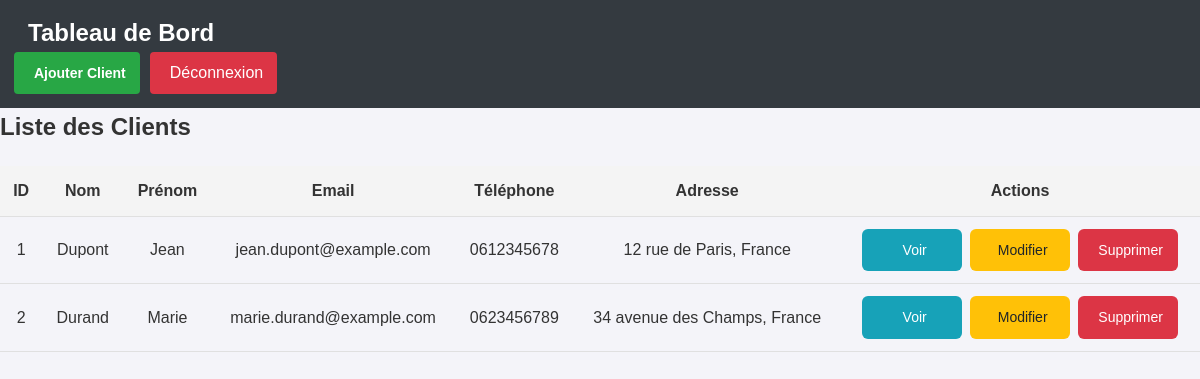
The app's page /index.php (signed in) with its own data.
### tables this page shows
CREATE TABLE IF NOT EXISTS client (
    id INT AUTO_INCREMENT PRIMARY KEY,
    nom VARCHAR(100) NOT NULL,
    prenom VARCHAR(100) NOT NULL,
    email VARCHAR(100) NOT NULL UNIQUE,
    telephone VARCHAR(20),
    adresse TEXT,
    created_at TIMESTAMP DEFAULT CURRENT_TIMESTAMP
);

### index.php (the view, shortened to what this page needs)
<?php
$db = Database::connect();
$stmt = $db->prepare("SELECT * FROM client");
$stmt->execute();
$clients = $stmt->fetchAll(PDO::FETCH_ASSOC);
?>
<!DOCTYPE html>
<html lang="fr">
<head>
    <link rel="stylesheet" href="style.css">
</head>
<body>
<nav class="navbar">
    <div class="container">
        <a href="index.php" class="logo">Tableau de Bord</a>
        <div class="nav-links">
            <a href="app\views\clients\create.php" class="btn-add">
                <i class="fas fa-plus"></i> Ajouter Client
            </a>
            <a href="logout.php" class="btn-logout">
                <i class="fas fa-sign-out-alt"></i> Déconnexion
            </a>
        </div>
    </div>
</nav>
<div class="container">
    <h1 class="table-title">Liste des Clients</h1>
    <table class="modern-table">
        <thead>
            <tr>
                <th>ID</th>
                <th>Nom</th>
                <th>Prénom</th>
                <th>Email</th>
                <th>Téléphone</th>
                <th>Adresse</th>
                <th>Actions</th>
            </tr>
        </thead>
        <tbody>
            <?php foreach ($clients as $client): ?>
                <tr>
                    <td><?= htmlspecialchars($client['id']) ?></td>
                    <td><?= htmlspecialchars($client['nom']) ?></td>
                    <td><?= htmlspecialchars($client['prenom']) ?></td>
                    <td><?= htmlspecialchars($client['email']) ?></td>
                    <td><?= htmlspecialchars($client['telephone']) ?></td>
                    <td><?= htmlspecialchars($client['adresse']) ?></td>
                    <td>
                        <div class="action-buttons">
                            <a href="app\views\clients\details.php?id=<?= $client['id'] ?>" class="btn-view">
                                <i class="fas fa-eye"></i> Voir
                            </a>
                            <a href="app\views\clients\edit.php?id=<?= $client['id'] ?>" class="btn-edit">
                                <i class="fas fa-edit"></i> Modifier
                            </a>
                            <a href="app\views\clients\delete.php?id=<?= $client['id'] ?>" class="btn-delete" onclick="return confirm('Êtes-vous sûr de vouloir supprimer ce client ?')">
                                <i class="fas fa-trash"></i> Supprimer
                            </a>
                        </div>
                    </td>
                </tr>
            <?php endforeach; ?>
        </tbody>
    </table>
</div>
</body>
</html>

### style.css (style rules this page uses)
* { box-sizing: border-box; margin: 0; padding: 0; font-family: Arial, Helvetica, sans-serif; }
body { background-color: #f4f4f9; color: #333; line-height: 1.6; }
.navbar { background-color: #343a40; padding: 14px; color: #fff; display: flex; justify-content: space-between; align-items: center; }
.navbar .logo { font-size: 24px; font-weight: bold; color: white; text-decoration: none; }
.nav-links { display: flex; gap: 10px; }
.navbar a { color: white; text-decoration: none; padding: 8px 14px; border-radius: 4px; transition: background-color 0.2s; }
.btn-logout { background-color: #dc3545; color: white; padding: 10px 16px; border-radius: 6px; transition: background-color 0.2s; display: flex; align-items: center; }
.btn-add { background-color: #28a745; color: white; padding: 10px 16px; border-radius: 6px; font-size: 14px; font-weight: bold; text-decoration: none; display: inline-flex; align-items: center; justify-content: center; border: none; cursor: pointer; transition: background-color 0.2s ease; }
.table-title { font-size: 24px; color: #333; margin-bottom: 20px; }
.modern-table { width: 100%; border-collapse: collapse; }
.modern-table th, .modern-table td { padding: 12px; border-bottom: 1px solid #e0e0e0; text-align: center; }
.modern-table th { background-color: #f4f4f4; }
.action-buttons { display: flex; justify-content: center; gap: 8px; }
.btn-view, .btn-edit, .btn-delete { display: inline-flex; align-items: center; justify-content: center; width: 100px; padding: 10px; font-size: 14px; border: none; border-radius: 6px; color: white; cursor: pointer; transition: background-color 0.2s ease; text-decoration: none; }
.btn-view { background-color: #17a2b8; }
.btn-edit { background-color: #ffc107; color: #212529; }
.btn-delete { background-color: #dc3545; }

### records on screen
client: id "1", nom "Dupont", prenom "Jean", email "jean.dupont@example.com", telephone "0612345678", adresse "12 rue de Paris, France"
client: id "2", nom "Durand", prenom "Marie", email "marie.durand@example.com", telephone "0623456789", adresse "34 avenue des Champs, France"
